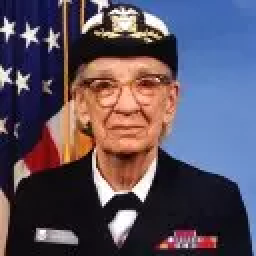
#> input picture Tests/images/hopper_webp_bits.ppm, 128 x 128 px (shown 2 times larger); its folder holds only this picture in this run
$ python -i Image.py   (imports and definitions only)   (older library calls are emulated)
#> lines starting #> are read from the running program, lines starting #| are printed output that depends on the picture
#
# The Python Imaging Library.
# $Id$
#
# the Image class wrapper
#
# partial release history:
# 1995-09-09 fl   Created
# 1996-03-11 fl   PIL release 0.0 (proof of concept)
# 1996-04-30 fl   PIL release 0.1b1
# 1999-07-28 fl   PIL release 1.0 final
# 2000-06-07 fl   PIL release 1.1
# 2000-10-20 fl   PIL release 1.1.1
# 2001-05-07 fl   PIL release 1.1.2
# 2002-03-15 fl   PIL release 1.1.3
# 2003-05-10 fl   PIL release 1.1.4
# 2005-03-28 fl   PIL release 1.1.5
# 2006-12-02 fl   PIL release 1.1.6
# 2009-11-15 fl   PIL release 1.1.7
#
# Copyright (c) 1997-2009 by Secret Labs AB.  All rights reserved.
# Copyright (c) 1995-2009 by Fredrik Lundh.
#
# See the README file for information on usage and redistribution.
#

from __future__ import print_function

from PIL import VERSION, PILLOW_VERSION, _plugins

import logging
import warnings
import math

logger = logging.getLogger(__name__)


class DecompressionBombWarning(RuntimeWarning):
    pass


class _imaging_not_installed(object):
    # module placeholder
    def __getattr__(self, id):
        raise ImportError("The _imaging C module is not installed")


# Limit to around a quarter gigabyte for a 24 bit (3 bpp) image
MAX_IMAGE_PIXELS = int(1024 * 1024 * 1024 / 4 / 3)

# [54 lines not run here, left out]

try:
    import builtins
except ImportError:
    import __builtin__
    builtins = __builtin__

from PIL import ImageMode
from PIL._binary import i8
from PIL._util import isPath
from PIL._util import isStringType
from PIL._util import deferred_error

import os
import sys
import io
import struct

# type stuff
import collections
import numbers

# works everywhere, win for pypy, not cpython
USE_CFFI_ACCESS = hasattr(sys, 'pypy_version_info')
try:
    import cffi
    HAS_CFFI = True
except ImportError:
    HAS_CFFI = False


def isImageType(t):
    """
    Checks if an object is an image object.

    .. warning::

       This function is for internal use only.

    :param t: object to check if it's an image
    :returns: True if the object is an image
    """
    return hasattr(t, "im")

#
# Constants (also defined in _imagingmodule.c!)

NONE = 0

# transpose
FLIP_LEFT_RIGHT = 0
FLIP_TOP_BOTTOM = 1
ROTATE_90 = 2
ROTATE_180 = 3
ROTATE_270 = 4
TRANSPOSE = 5

# transforms
AFFINE = 0
EXTENT = 1
PERSPECTIVE = 2
QUAD = 3
MESH = 4

# resampling filters
NEAREST = NONE = 0
LANCZOS = ANTIALIAS = 1
BILINEAR = LINEAR = 2
BICUBIC = CUBIC = 3

# dithers
NONE = 0
NEAREST = 0
ORDERED = 1  # Not yet implemented
RASTERIZE = 2  # Not yet implemented
FLOYDSTEINBERG = 3  # default

# palettes/quantizers
WEB = 0
ADAPTIVE = 1

MEDIANCUT = 0
MAXCOVERAGE = 1
FASTOCTREE = 2
LIBIMAGEQUANT = 3

# categories
NORMAL = 0
SEQUENCE = 1
CONTAINER = 2

# [6 lines that did not run here, left out]


# --------------------------------------------------------------------
# Registries

ID = []
OPEN = {}
MIME = {}
SAVE = {}
SAVE_ALL = {}
EXTENSION = {}

# --------------------------------------------------------------------
# Modes supported by this version

_MODEINFO = {
    # NOTE: this table will be removed in future versions.  use
    # getmode* functions or ImageMode descriptors instead.

    # official modes
    "1": ("L", "L", ("1",)),
    "L": ("L", "L", ("L",)),
    "I": ("L", "I", ("I",)),
    "F": ("L", "F", ("F",)),
    "P": ("RGB", "L", ("P",)),
    "RGB": ("RGB", "L", ("R", "G", "B")),
    "RGBX": ("RGB", "L", ("R", "G", "B", "X")),
    "RGBA": ("RGB", "L", ("R", "G", "B", "A")),
    "CMYK": ("RGB", "L", ("C", "M", "Y", "K")),
    "YCbCr": ("RGB", "L", ("Y", "Cb", "Cr")),
    "LAB": ("RGB", "L", ("L", "A", "B")),
    "HSV": ("RGB", "L", ("H", "S", "V")),

    # Experimental modes include I;16, I;16L, I;16B, RGBa, BGR;15, and
    # BGR;24.  Use these modes only if you know exactly what you're
    # doing...

}

if sys.byteorder == 'little':
    _ENDIAN = '<'
else:
    _ENDIAN = '>'

_MODE_CONV = {
    # official modes
    "1": ('|b1', None),  # broken
    "L": ('|u1', None),
    "LA": ('|u1', 2),
    "I": (_ENDIAN + 'i4', None),
    "F": (_ENDIAN + 'f4', None),
    "P": ('|u1', None),
    "RGB": ('|u1', 3),
    "RGBX": ('|u1', 4),
    "RGBA": ('|u1', 4),
    "CMYK": ('|u1', 4),
    "YCbCr": ('|u1', 3),
    "LAB": ('|u1', 3),  # UNDONE - unsigned |u1i1i1
    "HSV": ('|u1', 3),
    # I;16 == I;16L, and I;32 == I;32L
    "I;16": ('<u2', None),
    "I;16B": ('>u2', None),
    "I;16L": ('<u2', None),
    "I;16S": ('<i2', None),
    "I;16BS": ('>i2', None),
    "I;16LS": ('<i2', None),
    "I;32": ('<u4', None),
    "I;32B": ('>u4', None),
    "I;32L": ('<u4', None),
    "I;32S": ('<i4', None),
    "I;32BS": ('>i4', None),
    "I;32LS": ('<i4', None),
}


# [7 lines left out: function _conv_type_shape, not called in this run]


MODES = sorted(_MODEINFO.keys())

# raw modes that may be memory mapped.  NOTE: if you change this, you
# may have to modify the stride calculation in map.c too!
_MAPMODES = ("L", "P", "RGBX", "RGBA", "CMYK", "I;16", "I;16L", "I;16B")


# [49 lines left out: functions getmodebase, getmodetype, getmodebandnames, getmodebands, not called in this run]

# --------------------------------------------------------------------
# Helpers

_initialized = 0


# [92 lines left out: functions preinit, init, _getdecoder, _getencoder, not called in this run]


# --------------------------------------------------------------------
# Simple expression analyzer

def coerce_e(value):
    return value if isinstance(value, _E) else _E(value)


class _E(object):
    def __init__(self, data):
        self.data = data

    def __add__(self, other):
        return _E((self.data, "__add__", coerce_e(other).data))

    def __mul__(self, other):
        return _E((self.data, "__mul__", coerce_e(other).data))


# [19 lines left out: function _getscaleoffset, not called in this run]


# --------------------------------------------------------------------
# Implementation wrapper

class Image(object):
    """
    This class represents an image object.  To create
    :py:class:`~PIL.Image.Image` objects, use the appropriate factory
    functions.  There's hardly ever any reason to call the Image constructor
    directly.

    * :py:func:`~PIL.Image.open`
    * :py:func:`~PIL.Image.new`
    * :py:func:`~PIL.Image.frombytes`
    """
    format = None
    format_description = None

    def __init__(self):
        # FIXME: take "new" parameters / other image?
        # FIXME: turn mode and size into delegating properties?
        self.im = None
        self.mode = ""
        self.size = (0, 0)
        self.palette = None
        self.info = {}
        self.category = NORMAL
        self.readonly = 0
        self.pyaccess = None

    @property
    def width(self):
        return self.size[0]

    @property
    def height(self):
        return self.size[1]

    # [12 lines left out: function _new, not called in this run]

    _makeself = _new  # compatibility

    # Context Manager Support
    def __enter__(self):
        return self

    def __exit__(self, *args):
        self.close()

    # [56 lines left out: functions close, _copy, _dump, __eq__, not called in this run]

    def __ne__(self, other):
        eq = (self == other)
        return not eq

    # [91 lines left out: functions __repr__, _repr_png_, __getattr__, __getstate__, __setstate__, tobytes, not called in this run]

    def tostring(self, *args, **kw):
        raise NotImplementedError("tostring() has been removed. " +
                        "Please call tobytes() instead.")

    # [46 lines left out: functions tobitmap, frombytes, not called in this run]

    def fromstring(self, *args, **kw):
        raise NotImplementedError("fromstring() has been removed. " +
                        "Please call frombytes() instead.")

    # [262 lines left out: functions load, verify, convert, quantize, copy, not called in this run]

    __copy__ = copy

    # [238 lines left out: functions crop, draft, _expand, filter, getbands, getbbox and 8 more, not called in this run]

    def offset(self, xoffset, yoffset=None):
        raise NotImplementedError("offset() has been removed. " +
                        "Please call ImageChops.offset() instead.")

    def paste(self, im, box=None, mask=None):
        """
        Pastes another image into this image. The box argument is either
        a 2-tuple giving the upper left corner, a 4-tuple defining the
        left, upper, right, and lower pixel coordinate, or None (same as
        (0, 0)).  If a 4-tuple is given, the size of the pasted image
        must match the size of the region.

        If the modes don't match, the pasted image is converted to the mode of
        this image (see the :py:meth:`~PIL.Image.Image.convert` method for
        details).

        Instead of an image, the source can be a integer or tuple
        containing pixel values.  The method then fills the region
        with the given color.  When creating RGB images, you can
        also use color strings as supported by the ImageColor module.

        If a mask is given, this method updates only the regions
        indicated by the mask.  You can use either "1", "L" or "RGBA"
        images (in the latter case, the alpha band is used as mask).
        Where the mask is 255, the given image is copied as is.  Where
        the mask is 0, the current value is preserved.  Intermediate
        values will mix the two images together, including their alpha
        channels if they have them.

        See :py:meth:`~PIL.Image.Image.alpha_composite` if you want to
        combine images with respect to their alpha channels.

        :param im: Source image or pixel value (integer or tuple).
        :param box: An optional 4-tuple giving the region to paste into.
           If a 2-tuple is used instead, it's treated as the upper left
           corner.  If omitted or None, the source is pasted into the
           upper left corner.

           If an image is given as the second argument and there is no
           third, the box defaults to (0, 0), and the second argument
           is interpreted as a mask image.
        :param mask: An optional mask image.
        """

        if isImageType(box) and mask is None:
            # abbreviated paste(im, mask) syntax
            mask = box
            box = None

        if box is None:
            # cover all of self
            box = (0, 0) + self.size

        if len(box) == 2:
            # upper left corner given; get size from image or mask
            if isImageType(im):
                size = im.size
            elif isImageType(mask):
                size = mask.size
            else:
                # FIXME: use self.size here?
                raise ValueError(
                    "cannot determine region size; use 4-item box"
                    )
            box = box + (box[0]+size[0], box[1]+size[1])

        if isStringType(im):
            from PIL import ImageColor
            im = ImageColor.getcolor(im, self.mode)

        elif isImageType(im):
            im.load()
            if self.mode != im.mode:
                if self.mode != "RGB" or im.mode not in ("RGBA", "RGBa"):
                    # should use an adapter for this!
                    im = im.convert(self.mode)
            im = im.im

        self.load()
        if self.readonly:
            self._copy()

        if mask:
            mask.load()
            self.im.paste(im, box, mask.im)
        else:
            self.im.paste(im, box)

    # [611 lines left out: functions point, putalpha, putdata, putpalette, putpixel, resize and 13 more, not called in this run]


# --------------------------------------------------------------------
# Lazy operations

class _ImageCrop(Image):

    # [28 lines left out: functions __init__, load, not called in this run]

        # FIXME: future versions should optimize crop/paste
        # sequences!


# --------------------------------------------------------------------
# Abstract handlers.

class ImagePointHandler(object):
    # used as a mixin by point transforms (for use with im.point)
    pass


class ImageTransformHandler(object):
    # used as a mixin by geometry transforms (for use with im.transform)
    pass


# --------------------------------------------------------------------
# Factories

#
# Debugging

# [69 lines left out: functions _wedge, new, frombytes, not called in this run]


def fromstring(*args, **kw):
    raise NotImplementedError("fromstring() has been removed. " +
                    "Please call frombytes() instead.")


# [123 lines left out: functions frombuffer, fromarray, fromqimage, fromqpixmap, not called in this run]

_fromarray_typemap = {
    # (shape, typestr) => mode, rawmode
    # first two members of shape are set to one
    # ((1, 1), "|b1"): ("1", "1"), # broken
    ((1, 1), "|u1"): ("L", "L"),
    ((1, 1), "|i1"): ("I", "I;8"),
    ((1, 1), "<i2"): ("I", "I;16"),
    ((1, 1), ">i2"): ("I", "I;16B"),
    ((1, 1), "<i4"): ("I", "I;32"),
    ((1, 1), ">i4"): ("I", "I;32B"),
    ((1, 1), "<f4"): ("F", "F;32F"),
    ((1, 1), ">f4"): ("F", "F;32BF"),
    ((1, 1), "<f8"): ("F", "F;64F"),
    ((1, 1), ">f8"): ("F", "F;64BF"),
    ((1, 1, 2), "|u1"): ("LA", "LA"),
    ((1, 1, 3), "|u1"): ("RGB", "RGB"),
    ((1, 1, 4), "|u1"): ("RGBA", "RGBA"),
    }

# shortcuts
_fromarray_typemap[((1, 1), _ENDIAN + "i4")] = ("I", "I")
_fromarray_typemap[((1, 1), _ENDIAN + "f4")] = ("F", "F")


# [246 lines left out: functions _decompression_bomb_check, open, alpha_composite, blend, composite, eval and 6 more, not called in this run]


# --------------------------------------------------------------------
# Simple display support.  User code may override this.

def _show(image, **options):
    # override me, as necessary
    _showxv(image, **options)


def _showxv(image, title=None, **options):
    from PIL import ImageShow
    ImageShow.show(image, title, **options)


# --------------------------------------------------------------------
# Effects

# [22 lines left out: functions effect_mandelbrot, effect_noise, not called in this run]

# End of file

>>> import cv2
>>> picture = cv2.imread('../Tests/images/hopper_webp_bits.ppm', cv2.IMREAD_GRAYSCALE)
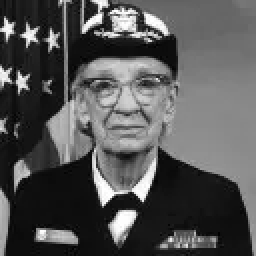
#> picture: shape (128, 128) (shown 2 times larger); min 0, max 255, mean 84.7
#> (the run stopped early here; a loop or call above may not have finished)

$ run again, on Tests/images/tiff_16bit_RGB.tiff
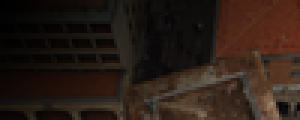
#> input picture Tests/images/tiff_16bit_RGB.tiff, 100 x 40 px (shown 3 times larger)
#> `picture = cv2.imread('../Tests/images/hopper_webp_bits.ppm', cv2.IMREA..`:
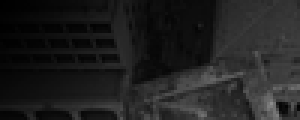
#> picture: shape (40, 100) (shown 3 times larger); min 0, max 140, mean 32.2
